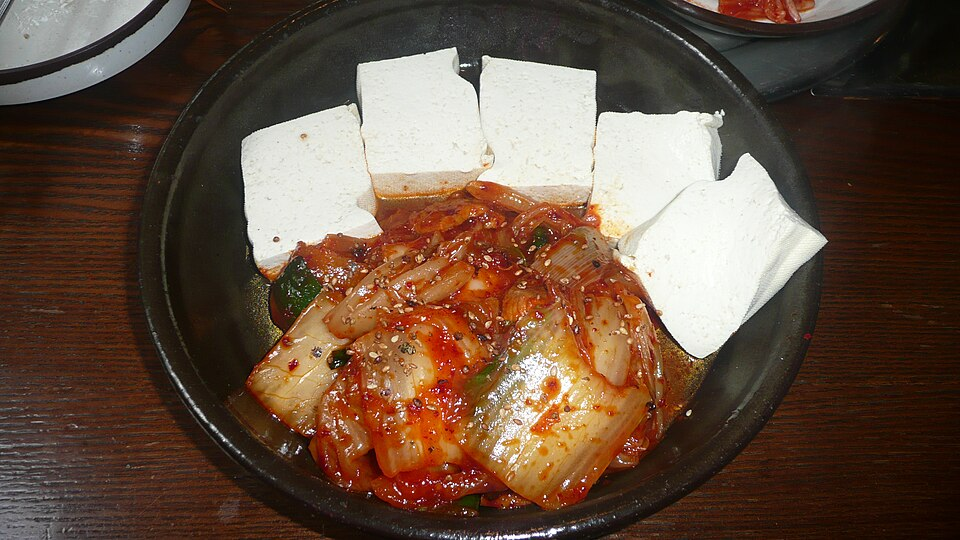
#> input picture sample.jpg, 960 x 540 px
$ python -i preprocessing.py   (imports and definitions only)
#> lines starting #> are read from the running program, lines starting #| are printed output that depends on the picture
#> further down, picture is the input picture: shape (540, 960, 3); mean B, G, R 64.6, 80.2, 102.9
from pathlib import Path

import cv2
import numpy as np


def save_preprocessed_images(
    image,
    output_path="preprocessed_samples"
):
#> called with output_path = 'preprocessed_samples'
    output_dir = Path(output_path)
    output_dir.mkdir(exist_ok=True)

    gray = cv2.cvtColor(image, cv2.COLOR_BGR2GRAY)
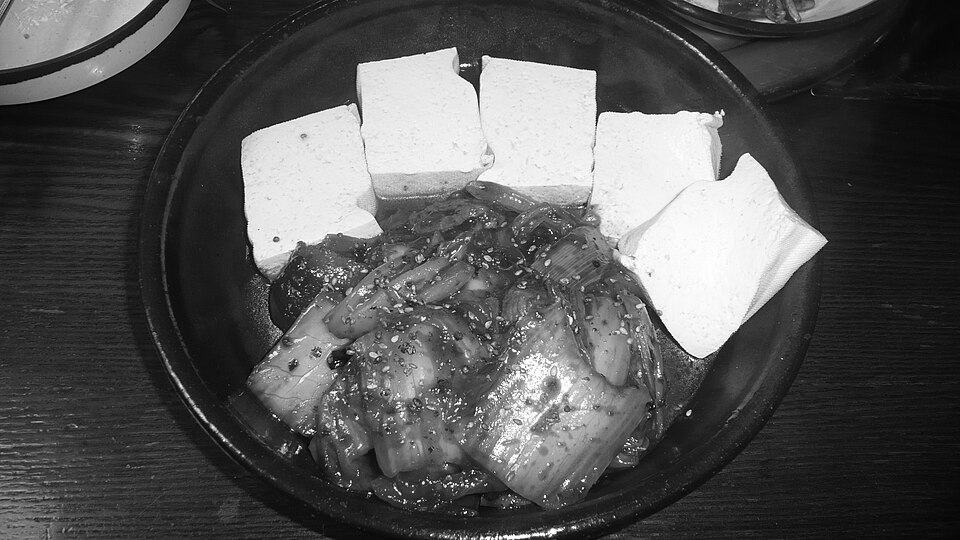
#> gray: shape (540, 960); min 0, max 255, mean 85.2
    normalized = cv2.normalize(
        gray,
        None,
        0,
        255,
        cv2.NORM_MINMAX
    )

    blurred = cv2.GaussianBlur(normalized, (5, 5), 0)

    flipped = cv2.flip(image, 1)
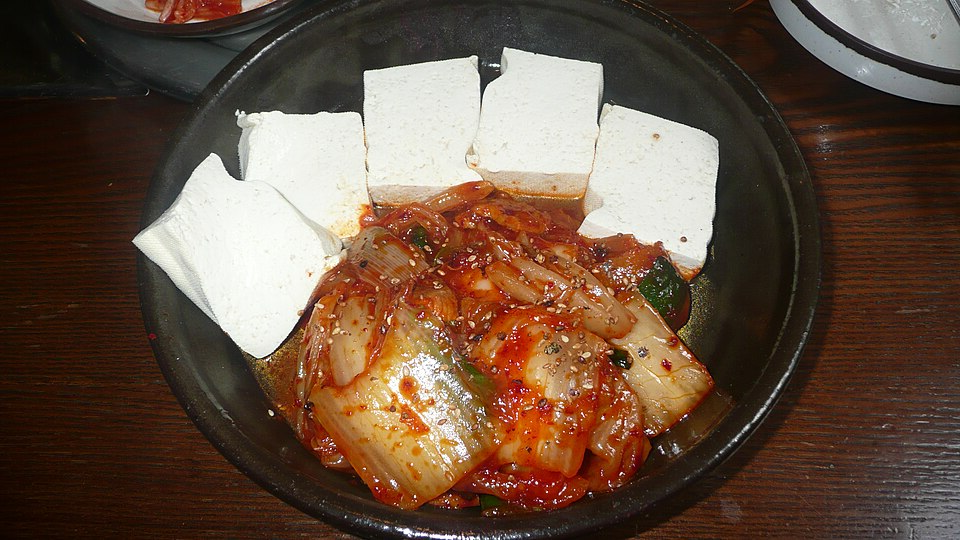
#> flipped: shape (540, 960, 3); mean B, G, R 64.6, 80.2, 102.9

    matrix = cv2.getRotationMatrix2D(
        (112, 112),
        15,
        1
    )

    rotated = cv2.warpAffine(
        image,
        matrix,
        (224, 224),
        borderMode=cv2.BORDER_REFLECT
    )
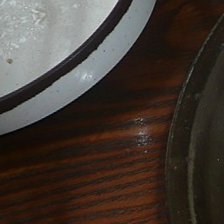
#> rotated: shape (224, 224, 3); mean B, G, R 51.3, 58.2, 67.9

    hsv = cv2.cvtColor(
        rotated,
        cv2.COLOR_BGR2HSV
    ).astype(np.float32)
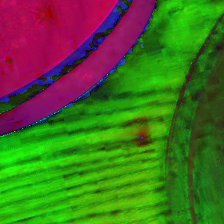
#> hsv: shape (224, 224, 3) float32; mean B, G, R 34.9, 106.4, 69.5

    hsv[:, :, 1] = np.clip(
        hsv[:, :, 1] * 1.5,
        0,
        255
    )
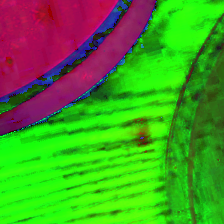
#> hsv: shape (224, 224, 3) float32; mean B, G, R 34.9, 151.2, 69.5

    hsv[:, :, 2] = np.clip(
        hsv[:, :, 2] * 1.1,
        0,
        255
    )

    rotated_color = cv2.cvtColor(
        hsv.astype(np.uint8),
        cv2.COLOR_HSV2BGR
    )
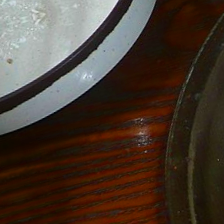
#> rotated_color: shape (224, 224, 3); mean B, G, R 47.7, 58.3, 73.2

    cv2.imwrite(
        str(output_dir / "01_resized.jpg"),
        image
    )
    cv2.imwrite(
        str(output_dir / "02_gray_normalized.jpg"),
        normalized
    )
    cv2.imwrite(
        str(output_dir / "03_blurred.jpg"),
        blurred
    )
    cv2.imwrite(
        str(output_dir / "04_flipped.jpg"),
        flipped
    )
    cv2.imwrite(
        str(output_dir / "05_rotated_color.jpg"),
        rotated_color
    )

>>> import cv2
>>> picture = cv2.imread('sample.jpg')
>>> result = save_preprocessed_images(picture)
